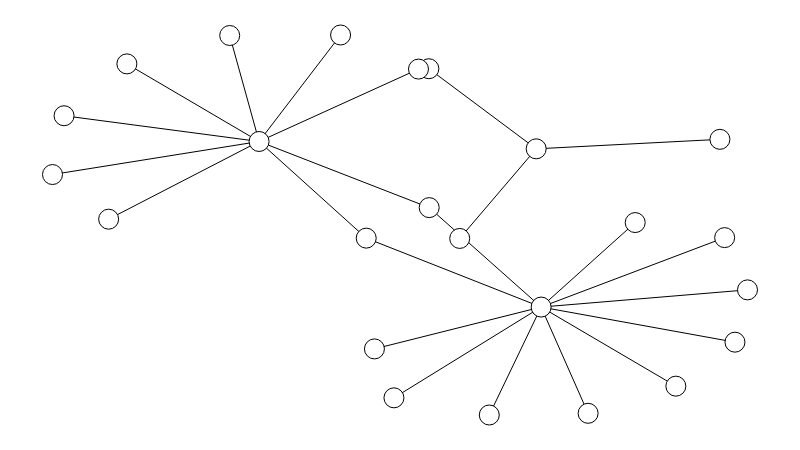

This figure's notebook cell:
### Code cell
g.set_all_nodes('labpos', 'hover')
g.move('kamada_kawai')
g.draw()

### Figure 1 — Plotly figure (JSON) as saved in the notebook; plotly's stock layout.template omitted (floating-point values rounded to 4 significant figures)
{"data": [{"hoverinfo": "none", "line": {"color": "rgb(0, 0, 0)", "dash": "solid", "width": 1}, "mode": "lines", "type": "scatter", "x": [0.8969, 0.7031, null, 0.9671, 0.7031, null, 0.5859, 0.6959, null, 0.9603, 0.6959, null, 0.5415, 0.6959, null, 0.4514, 0.2972, null, 0.4514, 0.7031, null, 0.5266, 0.2972, null, 1, 0.7031, null, 0.8384, 0.7031, null, 0.107, 0.2972, null, 0.01664, 0.2972, null, 0, 0.2972, null, 0.4632, 0.7031, null, 0.542, 0.2972, null, 0.542, 0.7031, null, 0.4913, 0.7031, null, 0.0808, 0.2972, null, 0.6285, 0.7031, null, 0.7707, 0.7031, null, 0.982, 0.7031, null, 0.255, 0.2972, null, 0.4145, 0.2972, null], "y": [0.07591, 0.284, null, 0.4668, 0.284, null, 0.4646, 0.7004, null, 0.7254, 0.7004, null, 0.9112, 0.7004, null, 0.4654, 0.7198, null, 0.4654, 0.284, null, 0.9103, 0.7198, null, 0.3293, 0.284, null, 0.5064, 0.284, null, 0.924, 0.7198, null, 0.7875, 0.7198, null, 0.6328, 0.7198, null, 0.1739, 0.284, null, 0.5458, 0.7198, null, 0.5458, 0.284, null, 0.04519, 0.284, null, 0.5153, 0.7198, null, 0, 0.284, null, 0.00447, 0.284, null, 0.1917, 0.284, null, 0.9987, 0.7198, null, 1, 0.7198, null]}, {"hoverinfo": "text", "marker": {"color": "rgb(255, 255, 255)", "line": {"color": "rgb(0, 0, 0)", "width": 1}, "size": 20, "symbol": "circle"}, "mode": "markers", "text": ["Hungry Eyes", "(I've Had) The Time of My Life", "The Other Side of Paradise", "Bring The Hoodoo Down", "Poison Pen", "In The Wild", "We Built This City", "Dancing In the Dark", "Don't Dream It's Over", "Billie Jean", "Run To You", "Big in Japan", "More Than This - Remastered", "Everybody Wants To Rule The World", "Don't Stop Believin'", "Centerfold", "Little Lies - 2017 Remaster", "Caught Up In You", "Invisible Touch - Remastered", "Your Love", "Never Tear Us Apart", "I Wanna Dance with Somebody (Who Loves Me)", "Africa", "Call Me"], "textfont": {"color": "rgb(0, 0, 0)"}, "textposition": "middle center", "type": "scatter", "x": [0.8969, 0.9671, 0.5859, 0.9603, 0.5415, 0.6959, 0.4514, 0.5266, 1, 0.8384, 0.107, 0.01664, 0, 0.4632, 0.542, 0.4913, 0.0808, 0.6285, 0.7707, 0.982, 0.255, 0.4145, 0.7031, 0.2972], "y": [0.07591, 0.4668, 0.4646, 0.7254, 0.9112, 0.7004, 0.4654, 0.9103, 0.3293, 0.5064, 0.924, 0.7875, 0.6328, 0.1739, 0.5458, 0.04519, 0.5153, 0, 0.00447, 0.1917, 0.9987, 1, 0.284, 0.7198]}, {"hoverinfo": "none", "mode": "text", "text": [null, null, null, null, null, null, null, null, null, null, null, null, null, null, null, null, null, null, null, null, null, null, null], "textfont": {"color": "rgb(0, 0, 0)"}, "textposition": "middle center", "type": "scatter", "x": [0.7927, 0.8402, 0.63, 0.8289, 0.6273, 0.3647, 0.5825, 0.4179, 0.8527, 0.7803, 0.2094, 0.1588, 0.1464, 0.5796, 0.4144, 0.6321, 0.5896, 0.1824, 0.6528, 0.7237, 0.8399, 0.29, 0.3673], "y": [0.1573, 0.3509, 0.5996, 0.6867, 0.8269, 0.5731, 0.3992, 0.7911, 0.2805, 0.3757, 0.8445, 0.7797, 0.7022, 0.2544, 0.6083, 0.4345, 0.1869, 0.6409, 0.1534, 0.1337, 0.212, 0.8662, 0.8439]}, {"hoverinfo": "none", "marker": {"color": "rgba(255, 255, 255, 0)", "line": {"color": "rgba(255, 255, 255, 0)", "width": 0}, "size": 0, "symbol": "circle"}, "mode": "markers", "type": "scatter", "x": [0.5, 0, 1, 0.5], "y": [0, 0.5, 0.5, 1]}, {"hoverinfo": "none", "mode": "text", "text": [], "textfont": {"color": "rgb(255, 255, 255)"}, "textposition": "middle center", "type": "scatter", "x": [], "y": []}, {"hoverinfo": "none", "mode": "text", "text": [null, null, null, null, null, null, null, null, null, null, null, null, null, null, null, null, null, null, null, null, null, null, null, null], "textfont": {"color": "rgb(0, 0, 0)"}, "textposition": "middle center", "type": "scatter", "x": [0.8969, 0.9671, 0.5859, 0.9603, 0.5415, 0.6959, 0.4514, 0.5266, 1, 0.8384, 0.107, 0.01664, 0, 0.4632, 0.542, 0.4913, 0.0808, 0.6285, 0.7707, 0.982, 0.255, 0.4145, 0.7031, 0.2972], "y": [0.07591, 0.4668, 0.4646, 0.7254, 0.9112, 0.7004, 0.4654, 0.9103, 0.3293, 0.5064, 0.924, 0.7875, 0.6328, 0.1739, 0.5458, 0.04519, 0.5153, 0, 0.00447, 0.1917, 0.9987, 1, 0.284, 0.7198]}], "layout": {"height": 450, "margin": {"b": 0, "l": 0, "r": 0, "t": 0}, "plot_bgcolor": "rgb(255, 255, 255)", "showlegend": false, "width": 800, "xaxis": {"showgrid": false, "showticklabels": false, "zeroline": false}, "yaxis": {"showgrid": false, "showticklabels": false, "zeroline": false}}}
